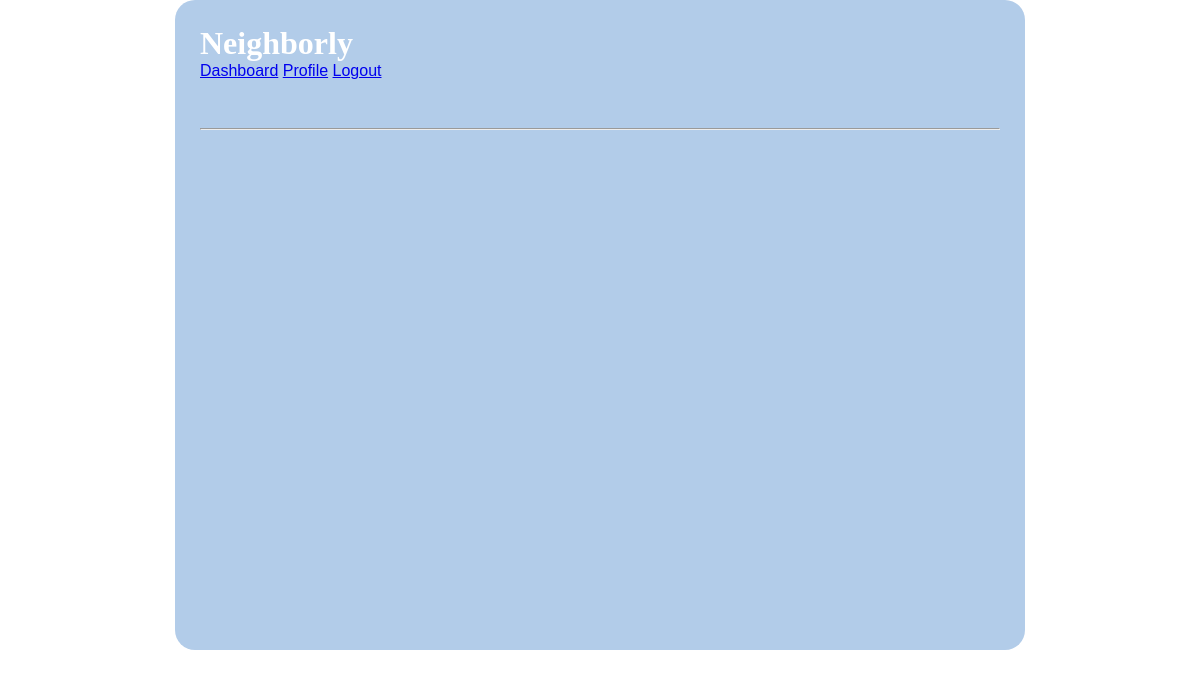
The page /event/details/2 (signed in) on the database as committed earlier.
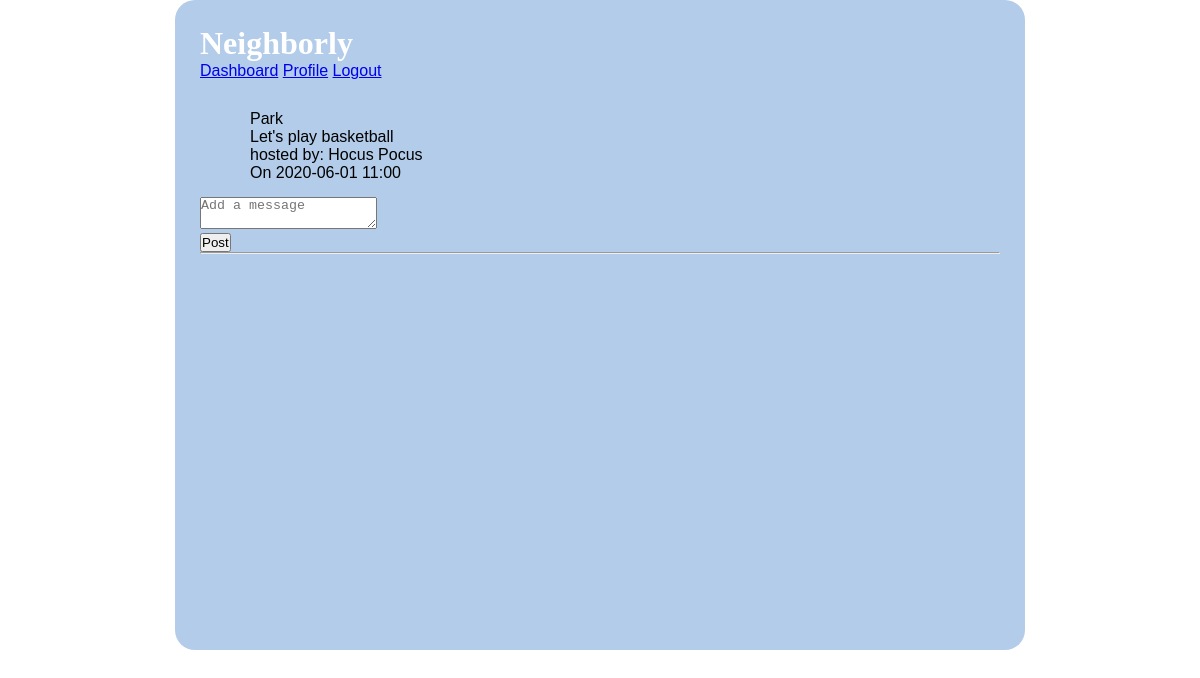
The same page on the database as committed later.
### models.py (models this page shows, shortened)
class Event(db.Model):
    __tablename__ = "events"
    id = db.Column(db.Integer, primary_key=True)
    title = db.Column(db.String(100))
    description = db.Column(db.String(255))
    date = db.Column(db.String(45))
    time = db.Column(db.String(45))
    user_id = db.Column(db.Integer, db.ForeignKey('users.id', ondelete='cascade'))
    user = db.relationship('User', foreign_keys=[user_id])
    location_id = db.Column(db.Integer, db.ForeignKey('event_locations.id', ondelete='cascade'))
    location = db.relationship('Event_location', foreign_keys=[location_id])
    all_comment = db.relationship('Event_comment', back_populates="event", cascade="all, delete, delete-orphan")
    created_at = db.Column(db.DateTime, server_default = func.now())
    updated_at = db.Column(db.DateTime, server_default = func.now(), onupdate = func.now())

class User(db.Model):
    __tablename__ = "users"
    id = db.Column(db.Integer, primary_key=True)
    first_name = db.Column(db.String(45))
    last_name = db.Column(db.String(45))
    email = db.Column(db.String(255))
    address_id = db.Column(db.Integer, db.ForeignKey('addresses.id', ondelete='cascade'))
    address = db.relationship('Address', foreign_keys=[address_id])
    password_hash=db.Column(db.String(255))
    posts_this_user_likes = db.relationship('Post', secondary=likes_table, passive_deletes=True)
    all_post = db.relationship('Post', back_populates="user", cascade="all, delete, delete-orphan")
    all_event = db.relationship('Event', back_populates="user", cascade="all, delete, delete-orphan")
    created_at = db.Column(db.DateTime, server_default = func.now())
    updated_at = db.Column(db.DateTime, server_default = func.now(), onupdate = func.now())

### controller.py (the view)
def event_details(event_id):
    if 'user_id' not in session:
        return redirect("/")
    this_event = Event.query.filter_by(id = int(event_id)).all()
    comment = Event_comment.query.filter_by(event_id = int(event_id)).all()
    return render_template("event_details.html", all_events = this_event, all_comments = comment)

### templates/event_details.html (shortened to what this page needs)
<!DOCTYPE html>
<html lang="en">
<head>
    <link rel="stylesheet" type="text/css" href="{{ url_for('static', filename='style1.css') }}">
</head>
<body>
    <div class="container">
        <h1>Neighborly</h1>
        <div class="navigation">
            <a href="/dashboard">Dashboard</a>
            <a href="/user_profile">Profile</a>
            <a href="/logout">Logout</a>
        </div>
        <div class="events">
            <ul>
                {% for event in all_events %}
                <li>
                    <p>{{event.title}}</p>
                    <p>{{event.description}}</p>
                    <p>hosted by: {{event.user.first_name}} {{event.user.last_name}}</p>
                    <p>On {{event.date}} {{event.time}}</p>
                </li>
                {% endfor %}
            </ul>
        </div>
        {% for event in all_events %}
        <form action="/add/event_comment/{{event.id}}", method="POST">
            <p><textarea name="message" placeholder="Add a message"></textarea></p>
            <input type="submit" value="Post">
        </form>
        {% endfor %}
        <hr>
    </div>
</body>
</html>

### static/style1.css (style rules this page uses)
* { margin: 0px; padding: 0px; }
.container { width: 800px; height: 600px; background-color: rgb(178, 204, 233); margin: 0px auto; padding: 25px; border-radius: 20px; font-family: 'Lucida Sans', 'Lucida Sans Regular', 'Lucida Grande', 'Lucida Sans Unicode', Geneva, Verdana, sans-serif; }
.container h1 { font-family: cursive; color: white; }
.container li { list-style: none; }
.events { margin-top: 15px; margin-bottom: 15px; display: inline-block; width: 300px; vertical-align: top; margin-left: 50px; }
.events li { margin-top: 15px; }
.events ul { display: inline-block; }

Rows that differ between the two databases and show on the page:
added Event: title "Park", description "Let's play basketball", user.first_name "Hocus", user.last_name "Pocus", date "2020-06-01", time "11:00"
